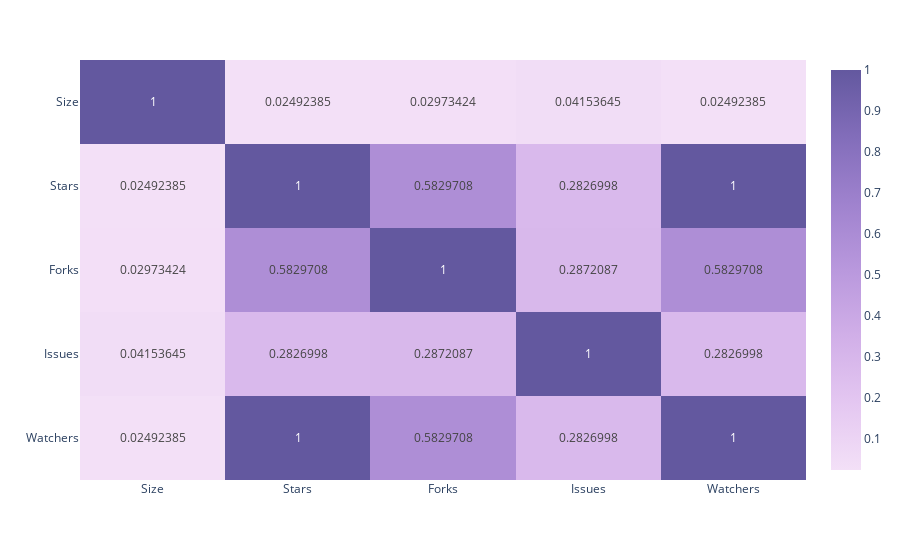

Source (notebook cell):
### Code cell
px.imshow(cor_mat,text_auto=True, aspect='auto', color_continuous_scale='purp')

### Figure 1 — Plotly figure (JSON) as saved in the notebook; plotly's stock layout.template omitted (floating-point values rounded to 4 significant figures)
{"data": [{"coloraxis": "coloraxis", "hovertemplate": "x: %{x}<br>y: %{y}<br>color: %{z}<extra></extra>", "name": "0", "texttemplate": "%{z}", "type": "heatmap", "x": ["Size", "Stars", "Forks", "Issues", "Watchers"], "xaxis": "x", "y": ["Size", "Stars", "Forks", "Issues", "Watchers"], "yaxis": "y", "z": [[1, 0.02492, 0.02973, 0.04154, 0.02492], [0.02492, 1, 0.583, 0.2827, 1], [0.02973, 0.583, 1, 0.2872, 0.583], [0.04154, 0.2827, 0.2872, 1, 0.2827], [0.02492, 1, 0.583, 0.2827, 1]]}], "layout": {"coloraxis": {"colorscale": [[0, "rgb(243, 224, 247)"], [0.1667, "rgb(228, 199, 241)"], [0.3333, "rgb(209, 175, 232)"], [0.5, "rgb(185, 152, 221)"], [0.6667, "rgb(159, 130, 206)"], [0.8333, "rgb(130, 109, 186)"], [1, "rgb(99, 88, 159)"]]}, "margin": {"t": 60}, "xaxis": {"anchor": "y", "domain": [0, 1]}, "yaxis": {"anchor": "x", "autorange": "reversed", "domain": [0, 1]}}}
